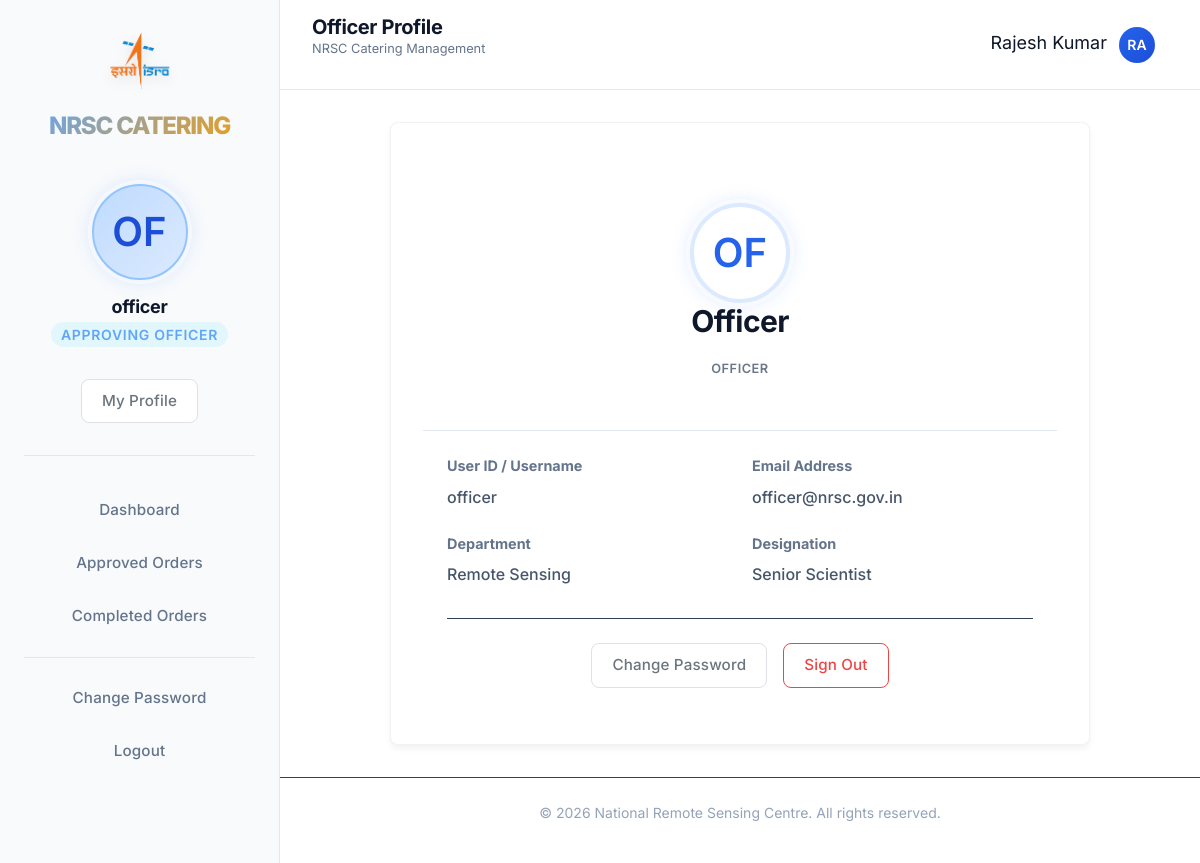
Screenshot of /officer/profile.php (signed in) with the database file from the repository.
### tables this page shows
CREATE TABLE `users` (
    `id` INT AUTO_INCREMENT PRIMARY KEY,                                    
    `userid` VARCHAR(50) NOT NULL UNIQUE COMMENT 'Login ID',
    `password` VARCHAR(255) NOT NULL,
    `name` VARCHAR(100) NOT NULL,
    `email` VARCHAR(100) NOT NULL UNIQUE,
    `phone` VARCHAR(20) DEFAULT NULL,
    `designation` VARCHAR(100) DEFAULT NULL COMMENT 'Job Title',
    `department` VARCHAR(100) DEFAULT NULL,
    `role` ENUM('employee', 'officer', 'canteen', 'admin') NOT NULL DEFAULT 'employee',
    `status` ENUM('active', 'inactive') NOT NULL DEFAULT 'active',
    `created_at` TIMESTAMP DEFAULT CURRENT_TIMESTAMP,
    `updated_at` TIMESTAMP DEFAULT CURRENT_TIMESTAMP ON UPDATE CURRENT_TIMESTAMP,
    INDEX `idx_role` (`role`),
    INDEX `idx_status` (`status`)
);

### config/db.php (called while the page is built, shortened)
<?php
$conn = null;
function getConnection() {
    global $conn;
    if ($conn === null) {
        try {
            $conn = new mysqli(DB_HOST, DB_USER, DB_PASS, DB_NAME);
            $conn->set_charset("utf8mb4");
        } catch (Exception $e) {
            die("<div style='padding:20px;background:#f8d7da;color:#721c24;border-radius:5px;margin:20px;'>
                    <h3>Database Connection Error</h3>
                    <p>{$e->getMessage()}</p>
                    <p>Please ensure:</p>
                    <ul>
                        <li>MySQL/MariaDB is running in XAMPP</li>
                        <li>Database 'nrsc_catering' exists</li>
                        <li>Import the SQL file from /database/nrsc_catering.sql</li>
                    </ul>
                </div>");
        }
    }
    return $conn;
}
function executeQuery($sql, $params = [], $types = '') {
    $conn = getConnection();
    $stmt = $conn->prepare($sql);
    if (!empty($params)) {
        $stmt->bind_param($types, ...$params);
    }
    $stmt->execute();
    return $stmt;
}
function fetchOne($sql, $params = [], $types = '') {
    $stmt = executeQuery($sql, $params, $types);
    $result = $stmt->get_result();
    $row = $result->fetch_assoc();
    return $row;
}
?>

### sections/officer/profile.php (the view, shortened to what this page needs)
<?php
$userId = $_SESSION['user_id'] ?? null;
$userData = fetchOne("SELECT * FROM users WHERE id = ?", [$userId], "i");
$fullName   = $userData['full_name'] ?? 'Officer';
$initials   = strtoupper(substr($fullName, 0, 2));
$userid     = $userData['userid'] ?? 'N/A';
$email      = $userData['email'] ?? 'N/A';
$department = $userData['department'] ?? 'General';
$designation = $userData['designation'] ?? 'Approving Officer';
$role       = ucfirst($userData['role'] ?? 'officer');
?>
<div style="max-width: 700px; margin: 0 auto;">
    <div class="card profile-card">
        <div class="card-body p-0">
            <div style="background: linear-gradient(135deg, var(--primary-50) 0%, var(--white) 100%);
                        padding: 3rem 2rem;
                        text-align: center;
                        border-bottom: 1px solid var(--gray-700);">
                <div class="avatar-xl mb-4"
                     style="margin:0 auto;width:100px;height:100px;font-size:2.5rem;
                            background:white;color:var(--primary-600);
                            border:4px solid var(--primary-100);">
                    <?php echo htmlspecialchars($initials); ?>
                </div>
                <h2 class="text-2xl font-bold mb-1" style="color: var(--gray-50);">
                    <?php echo htmlspecialchars($fullName); ?>
                </h2>
                <div class="badge badge-primary" style="font-size: 0.8rem; padding: 4px 12px; opacity: 0.8;">
                    <?php echo htmlspecialchars($role); ?>
                </div>
            </div>
            <div class="p-6">
                <div style="display:grid;
                            grid-template-columns:repeat(auto-fit,minmax(200px,1fr));
                            gap:1.5rem;
                            margin-bottom:2rem;">
                    <div>
                        <label class="d-block text-xs uppercase font-bold text-muted mb-1">
                            User ID / Username
                        </label>
                        <div class="text-base font-medium">
                            <?php echo htmlspecialchars($userid); ?>
                        </div>
                    </div>
                    <div>
                        <label class="d-block text-xs uppercase font-bold text-muted mb-1">
                            Email Address
                        </label>
                        <div class="text-base font-medium">
                            <?php echo htmlspecialchars($email); ?>
                        </div>
                    </div>
                    <div>
                        <label class="d-block text-xs uppercase font-bold text-muted mb-1">
                            Department
                        </label>
                        <div class="text-base font-medium">
                            <?php echo htmlspecialchars($department); ?>
                        </div>
                    </div>
                    <div>
                        <label class="d-block text-xs uppercase font-bold text-muted mb-1">
                            Designation
                        </label>
                        <div class="text-base font-medium">
                            <?php echo htmlspecialchars($designation); ?>
                        </div>
                    </div>
                </div>
                <div style="border-top: 1px solid var(--gray-200);
                            padding-top: 1.5rem;
                            display: flex;
                            gap: 1rem;
                            justify-content: center;">
                    <a href="/catering_system/auth/change_pass.php" class="btn btn-secondary">
                        Change Password
                    </a>
                    <a href="/catering_system/auth/logout.php"
                       class="btn btn-danger-outline"
                       style="border: 1px solid var(--error-500);
                              color: var(--error-500);
                              background: transparent;">
                        Sign Out
                    </a>
                </div>
            </div>
        </div>
    </div>
</div>

### includes/header.php (shortened to what this page needs)
<?php
require_once __DIR__ . '/../config/db.php';
$currentUser = null;
if (isset($_SESSION['user_id'])) {
    $currentUser = fetchOne(
        "SELECT * FROM users WHERE id = ?",
        [$_SESSION['user_id']],
        "i"
    );
}
$pageTitle = $pageTitle ?? 'Dashboard';
$userName = $currentUser['name'] ?? 'User';
$userInitials = strtoupper(substr($userName, 0, 2));
?>
<!DOCTYPE html>
<html lang="en">
<head>
    <link rel="stylesheet" href="/catering_system/assets/css/main.css">
    <link rel="stylesheet" href="/catering_system/assets/css/dashboard.css">
    <link rel="stylesheet" href="/catering_system/assets/css/convo.css">
    <link rel="stylesheet" href="/catering_system/assets/css/request_form.css">
</head>
<body>
<div class="convo-layout">
    <?php include __DIR__ . '/sidebar.php'; ?>
    <main class="convo-main">
        <header class="convo-header">
            <div class="header-left">
                <div>
                    <h1 class="page-title">
                        <?php echo htmlspecialchars($pageTitle); ?>
                    </h1>
                    <p class="text-muted" style="font-size: 0.8rem;">
                        NRSC Catering Management
                    </p>
                </div>
            </div>
            <div class="header-right">
                <div class="user-dropdown">
                    <span class="user-name">
                        <?php echo htmlspecialchars($userName); ?>
                    </span>
                    <div class="user-dropdown-avatar">
                        <?php echo $userInitials; ?>
                    </div>
                </div>
            </div>
        </header>
        <div class="convo-content">

### assets/css/main.css (style rules this page uses)
:root { --primary-900: #1e3a8a; --primary-800: #1e40af; --primary-700: #1d4ed8; --primary-600: #2563eb; --primary-500: #3b82f6; --primary-400: #60a5fa; --primary-300: #93c5fd; --primary-200: #bfdbfe; --primary-100: #dbeafe; --primary-50: #eff6ff; --accent-500: #d97706; --accent-400: #f59e0b; --accent-300: #fbbf24; --accent-200: #fde68a; --accent-100: #fef3c7; --accent-glow: #f59e0b; --gray-900: #ffffff; --gray-800: #f8fafc; --gray-700: #e2e8f0; --gray-600: #cbd5e1; --gray-500: #94a3b8; --gray-400: #64748b; --gray-300: #475569; --gray-200: #334155; --gray-100: #1e293b; --gray-50: #0f172a; --success-500: #10b981; --success-100: #d1fae5; --warning-500: #f59e0b; --warning-100: #fef3c7; --error-500: #ef4444; --error-100: #fee2e2; --info-500: #3b82f6; --info-100: #dbeafe; --font-family: 'Inter', system-ui, -apple-system, sans-serif; --font-mono: 'JetBrains Mono', 'Consolas', monospace; --text-xs: 0.75rem; --text-sm: 0.875rem; --text-base: 1rem; --text-lg: 1.125rem; --text-xl: 1.25rem; --text-2xl: 1.5rem; --text-3xl: 1.875rem; --text-4xl: 2.25rem; --spacing-1: 0.25rem; --spacing-2: 0.5rem; --spacing-3: 0.75rem; --spacing-4: 1rem; --spacing-5: 1.25rem; --spacing-6: 1.5rem; --spacing-8: 2rem; --spacing-10: 2.5rem; --spacing-12: 3rem; --radius-sm: 0.375rem; --radius-md: 0.5rem; --radius-lg: 0.75rem; --radius-xl: 1rem; --radius-2xl: 1.5rem; --radius-full: 9999px; --shadow-sm: 0 1px 2px 0 rgba(0, 0, 0, 0.05); --shadow-md: 0 4px 6px -1px rgba(0, 0, 0, 0.05), 0 2px 4px -2px rgba(0, 0, 0, 0.05); --shadow-lg: 0 10px 15px -3px rgba(0, 0, 0, 0.05), 0 4px 6px -4px rgba(0, 0, 0, 0.05); --shadow-xl: 0 20px 25px -5px rgba(0, 0, 0, 0.05), 0 8px 10px -6px rgba(0, 0, 0, 0.05); --shadow-glow: 0 0 15px rgba(59, 130, 246, 0.2); --transition-fast: 150ms cubic-bezier(0.4, 0, 0.2, 1); --transition-base: 250ms cubic-bezier(0.4, 0, 0.2, 1); --transition-slow: 350ms cubic-bezier(0.4, 0, 0.2, 1); --sidebar-width: 280px; --header-height: 70px; --container-max: 1280px; --header-bg: rgba(255, 255, 255, 0.9); --header-blur: blur(12px); }
*, *::before, *::after { box-sizing: border-box; margin: 0; padding: 0; }
html { font-size: 16px; scroll-behavior: smooth; }
body { font-family: var(--font-family); font-size: var(--text-base); line-height: 1.6; color: var(--gray-100); background: var(--gray-900); min-height: 100vh; -webkit-font-smoothing: antialiased; -moz-osx-font-smoothing: grayscale; }
h1, h2, h3, h4, h5, h6 { font-weight: 700; line-height: 1.2; color: var(--gray-50); margin-bottom: var(--spacing-4); letter-spacing: -0.02em; }
h1 { font-size: var(--text-4xl); }
h2 { font-size: var(--text-3xl); }
p { margin-bottom: var(--spacing-4); }
a { color: var(--accent-400); text-decoration: none; transition: color var(--transition-fast); }
label { display: block; font-weight: 500; font-size: var(--text-sm); color: var(--gray-300); margin-bottom: var(--spacing-2); }
.btn { display: inline-flex; align-items: center; justify-content: center; gap: var(--spacing-2); padding: 0.625rem 1.25rem; font-family: var(--font-family); font-size: var(--text-sm); font-weight: 600; text-transform: none; letter-spacing: 0.01em; border: none; border-radius: var(--radius-lg); cursor: pointer; transition: all var(--transition-fast); text-decoration: none; position: relative; overflow: hidden; }
.btn-secondary { background: transparent; color: var(--gray-200); border: 1px solid var(--gray-600); }
.card { background: var(--gray-800); border-radius: var(--radius-xl); box-shadow: var(--shadow-lg); overflow: hidden; transition: all var(--transition-base); border: 1px solid var(--gray-700); }
.card-body { padding: var(--spacing-6); color: var(--gray-300); }
.badge { display: inline-flex; align-items: center; gap: var(--spacing-1); padding: var(--spacing-1) var(--spacing-3); font-size: var(--text-xs); font-weight: 600; text-transform: uppercase; letter-spacing: 0.5px; border-radius: var(--radius-full); }
.text-muted { color: var(--gray-400); }
.font-bold { font-weight: 700; }
.font-medium { font-weight: 500; }
.mb-4 { margin-bottom: var(--spacing-4); }
.p-6 { padding: var(--spacing-6); }
.d-block { display: block; }

### rows the page displays
users: name "Rajesh Kumar", name "RA", role "OFFICER", userid "officer", email "officer@nrsc.gov.in", department "Remote Sensing", designation "Senior Scientist"

### other values shown
substr($_SESSION['userid'] ?? 'U', 0, 2) "OF"
$_SESSION['userid'] "officer"
ROLE_LABELS[$role] "APPROVING OFFICER"
$pageTitle "Officer Profile"
$initials "OF"
$fullName "Officer"
